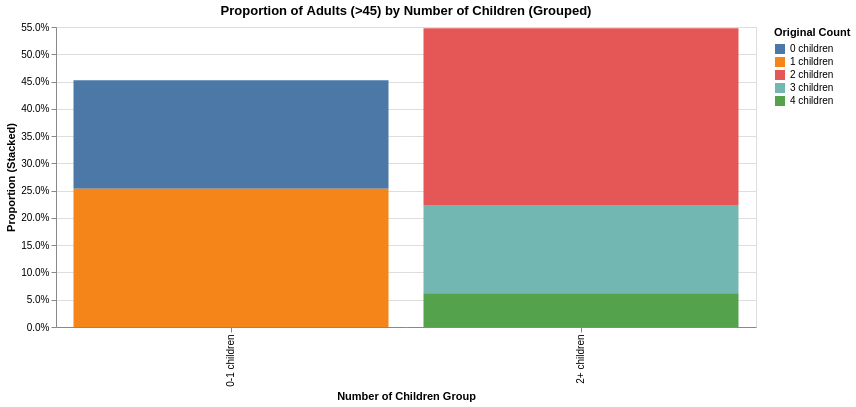

The code cell stored with this chart in its notebook:
### Code cell
import altair as alt

df = populasjon_2113_1_5.loc[lambda x: (x.alder > 45)].barn.value_counts(normalize=True).sort_index().reset_index()
# 2. Create the Stacking Groups
def get_group(barn):
    """Categorizes the original child counts into the requested groups."""
    if barn in [0.0, 1.0]:
        return '0-1 children'
    elif barn in [2.0, 3.0, 4.0]:
        return '2+ children'
    # Fallback, though not needed for this specific dataset
    return 'Other'

df['group'] = df['barn'].apply(get_group)

# Create a clean string for the legend/color encoding
df['barn_str'] = df['barn'].astype(int).astype(str) + ' children'

# 3. Create and Display the Altair Chart
chart = alt.Chart(df).mark_bar().encode(
    # X-axis: The main group categories
    x=alt.X('group:N', title='Number of Children Group'),

    # Y-axis: The proportion (Altair automatically stacks segments within a group)
    y=alt.Y('proportion:Q', title='Proportion (Stacked)', axis=alt.Axis(format='.1%')),

    # Color/Stacking: The original child count (the segments)
    color=alt.Color('barn_str:N', title='Original Count', sort=['0 children', '1 children', '2 children', '3 children', '4 children']),

    # Tooltip for detailed information on hover
    tooltip=['group:N', 'barn_str:N', alt.Tooltip('proportion:Q', format='.2%')]
).properties(
    title='Proportion of Adults (>45) by Number of Children (Grouped)',
    width=700
).interactive() # Allows interactive zooming/panning

# Display the chart in the Jupyter Notebook output cell
chart

### Figure 1 — Vega-Lite specification as saved in the notebook (floating-point values rounded to 4 significant figures)
{"config": {"view": {"continuousWidth": 300, "continuousHeight": 300}}, "data": {"name": "data-1cbb0eb6b32063609ed395d9a59b8109"}, "mark": {"type": "bar"}, "encoding": {"color": {"field": "barn_str", "sort": ["0 children", "1 children", "2 children", "3 children", "4 children"], "title": "Original Count", "type": "nominal"}, "tooltip": [{"field": "group", "type": "nominal"}, {"field": "barn_str", "type": "nominal"}, {"field": "proportion", "format": ".2%", "type": "quantitative"}], "x": {"field": "group", "title": "Number of Children Group", "type": "nominal"}, "y": {"axis": {"format": ".1%"}, "field": "proportion", "title": "Proportion (Stacked)", "type": "quantitative"}}, "params": [{"name": "param_1e9efca18e7a2868", "select": {"type": "interval", "encodings": ["x", "y"]}, "bind": "scales"}], "title": "Proportion of Adults (>45) by Number of Children (Grouped)", "width": 700, "$schema": "https://vega.github.io/schema/vega-lite/v6.1.0.json", "datasets": {"data-1cbb0eb6b32063609ed395d9a59b8109": [{"barn": 0.0, "proportion": 0.1987, "group": "0-1 children", "barn_str": "0 children"}, {"barn": 1.0, "proportion": 0.2536, "group": "0-1 children", "barn_str": "1 children"}, {"barn": 2.0, "proportion": 0.3243, "group": "2+ children", "barn_str": "2 children"}, {"barn": 3.0, "proportion": 0.1618, "group": "2+ children", "barn_str": "3 children"}, {"barn": 4.0, "proportion": 0.06166, "group": "2+ children", "barn_str": "4 children"}]}}
